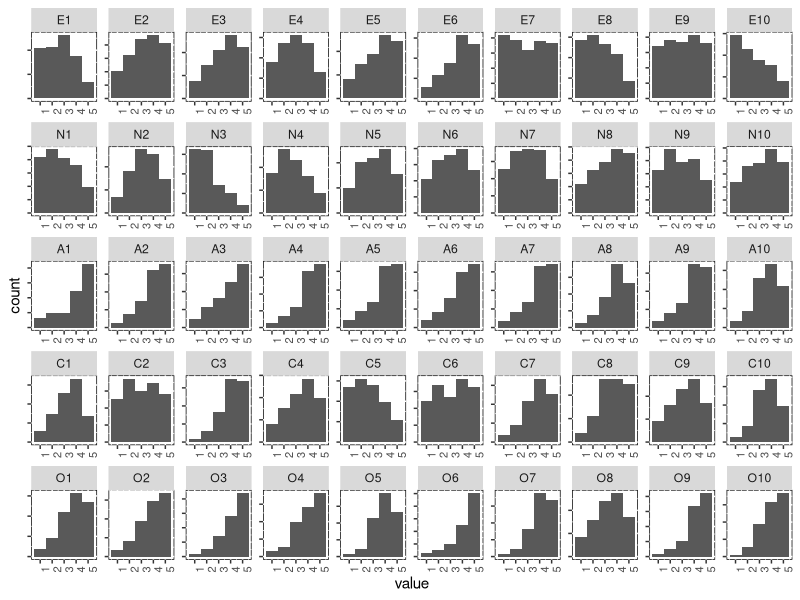
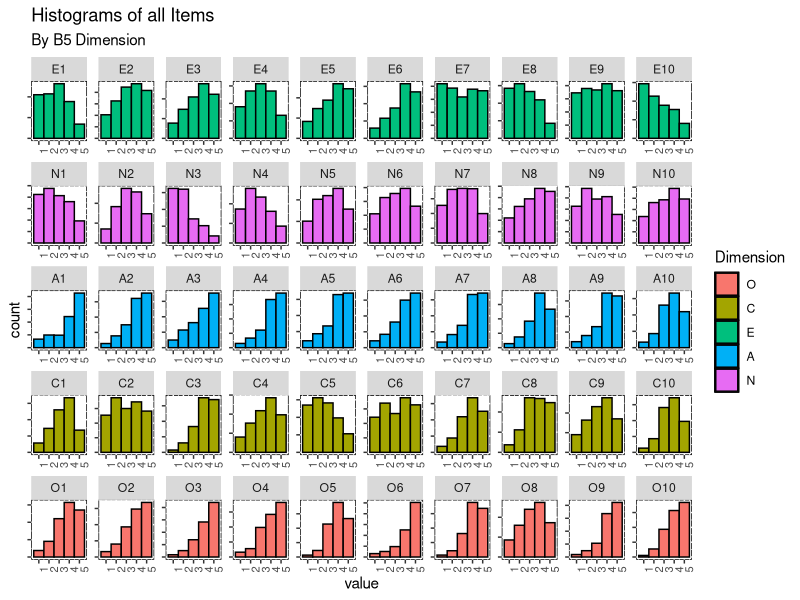
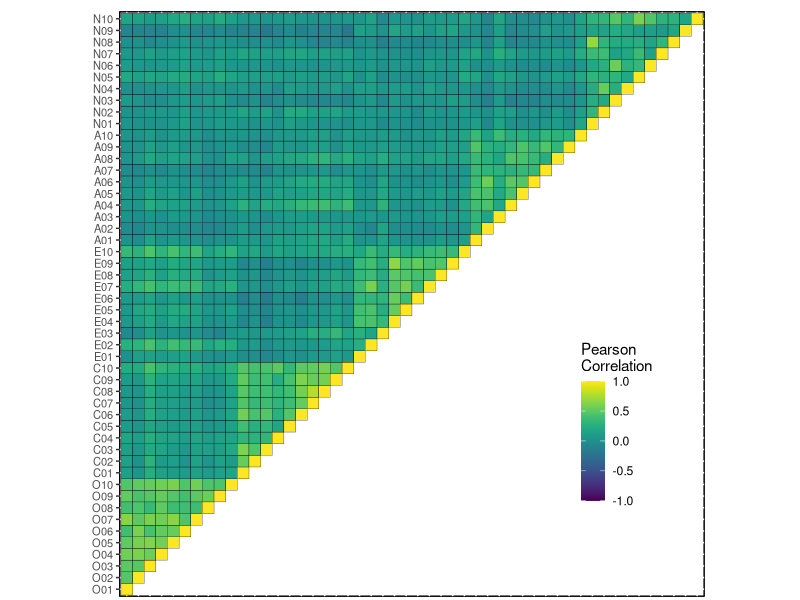
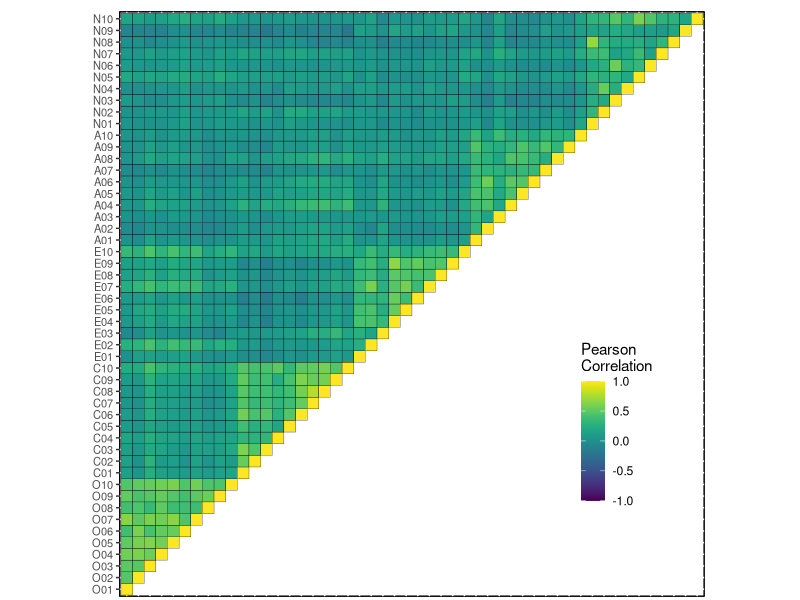
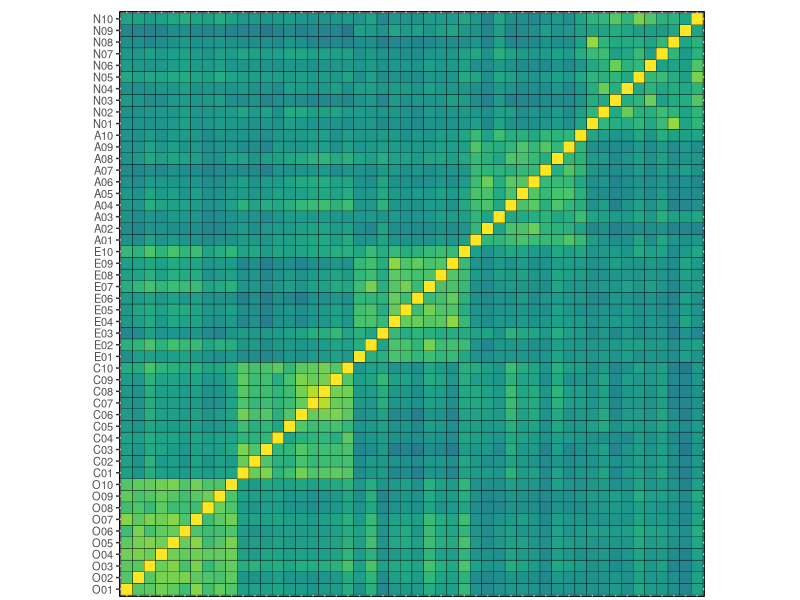
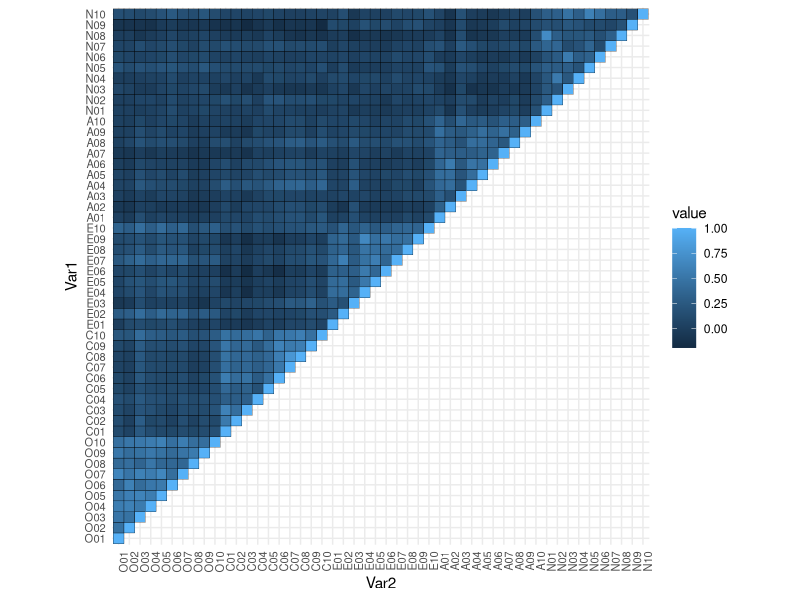

Generate these figures, in order, with R:
## ---- chunk 1
rm(list=ls())
## ---- chunk 2
library(tidyverse)
## ---- chunk 3
#write.csv(b5.en_two, "6countryB5.csv")
## ---- chunk 4
b5.en_two <- read.csv("b5_en_two.csv")
#b5.en_two$X <- NULL # This Drops the X column, which draws in as a rowname indicator
## ---- chunk 5
b5.en_two$X.1 <- NULL  # Drop he superfluous columns
b5.en_two
## ---- chunk 6
bf <- b5.en_two
# FA and IRT split
set.seed(2374) # Set Seed so that same sample can be reproduced in future also
# Now Selecting 75% of data as sample from total 'n' rows of the data  
sample1 <- sample.int(n = nrow(bf), size = floor(.50*nrow(bf)), replace = F)
IRT <- bf[sample1, ]
FA  <- bf[-sample1, ]
## ---- chunk 7
sampleFA <- sample.int(n = nrow(FA), size = floor(.75*nrow(FA)), replace = F)
FA_efa <- FA[sampleFA, ]
FA_cfa <- FA[-sampleFA, ]
## ---- chunk 8
# We also write these as .csv files for later
#write.csv(FA_efa, file ='EFA_B5.csv') # EFA Data
#write.csv(FA_cfa, file = 'CFA_B5.csv') # CFA Data
#write.csv(IRT, file = 'IRT_B5.csv') # IRT Data
## ---- chunk 9
#FA_efa <- read.csv('EFA_B5.csv', rownames = FALSE)
#FA_cfa <- read.csv('CFA_B5.csv', rownames = FALSE)
## ---- chunk 10
# subset data to include only the items of interest
data_FA <- FA_efa[,8:57]
names(data_FA) # There should be 50 col names all alphanumeric
## ---- chunk 11
data_FA
## ---- chunk 12
# subset data to include only the items of interest
data_CFA <- FA_cfa[,8:57]
names(data_CFA) # There should be 50 col names all alphanumeric
## ---- chunk 13
library(reshape2)
data_FA2 <- data_FA
data_FA2$id <- factor(seq(1:nrow(data_FA)))
efa.melt <- melt(data_FA2)

efa.melt$Dimension <- efa.melt$variable
efa.melt$Dimension <- sub("^(.).*(\\d).*$", "\\1\\", efa.melt$Dimension) 
efa.melt$Dimension <-  factor(efa.melt$Dimension)

ord <- c("O", "C", "E", "A", "N")
efa.melt$Dimension <- factor(efa.melt$Dimension,levels=ord)
head(efa.melt)
## ---- chunk 14
str(efa.melt)
## ---- chunk 15
library(viridis)
#
## ---- chunk 16
ggplot(efa.melt, aes(value)) +
  geom_histogram(binwidth = 1) +
  theme(axis.text.x = element_text(angle = 90, hjust = 1, size = 8), 
        axis.text.y = element_blank(),
        panel.background = NULL, 
        panel.border = element_blank())+
  scale_fill_viridis(discrete = TRUE)+
    facet_wrap(~variable, ncol=10, scales='free')
## ---- chunk 17
#pdf("MVNHist.pdf")
ggplot(efa.melt, aes(value))+
  geom_histogram(bins = 5, colour='black')+
  aes(fill = Dimension, col = "black") + 
  theme(axis.text.x = element_text(angle = 90, hjust = 1, size = 8), 
        axis.text.y = element_blank(),
        panel.background = NULL, 
        panel.border = element_blank())+
    facet_wrap(~variable, ncol=10, scales='free')+
  ggtitle("Histograms of all Items", subtitle = "By B5 Dimension")
#dev.off()
## ---- chunk 18
library(psych)
## ---- chunk 19
#cortest.bartlett(data_FA)
## ---- chunk 20
#KMO(data_FA)
## ---- chunk 21
# parallel analysis
#fa.parallel(data_FA, fm = 'ml', fa = 'fa')
## ---- chunk 22
#bf.fa <- fa(data_FA,nfactors = 5,rotate = "varimax",fm="ml", use = 'complete')

#print(bf.fa$loadings, cutoff = 0.3)
## ---- chunk 23
# This saves the loadings to a new file, which I have edited
#capture.output( print(bf.fa$loadings), file="FiveFactorLoadings.csv")
## ---- chunk 24
# Get lower triangle of the correlation matrix
  get_lower_tri<-function(cormat){
    cormat[upper.tri(cormat)] <- NA
    return(cormat)
  }
  # Get upper triangle of the correlation matrix
  get_upper_tri <- function(cormat){
    cormat[lower.tri(cormat)]<- NA
    return(cormat)
  }
## ---- chunk 25
Ord <- c("O01","O02", "O03", "O04", "O05", "O06", "O07", "O08", "O09", "O10", 
         "C01", "C02", "C03", "C04", "C05", "C06", "C07", "C08", "C09", "C10",
         "E01", "E02", "E03", "E04", "E05", "E06", "E07", "E08", "E09", "E10", 
         "A01", "A02", "A03", "A04", "A05", "A06", "A07", "A08", "A09", "A10",
         "N01", "N02", "N03", "N04", "N05", "N06", "N07", "N08", "N09", "N10")

colnames(data_FA) <- Ord
data_FA %>%
  mutate_at(funs(as.numeric), .vars=Ord) ->> data_FA

efa_cor <- round(cor(data_FA),2) #  correlation matrix
## ---- chunk 26
corrs.m <- melt(efa_cor, id="Test", variable.name="Test2", value.name="Correlation")
corrs.m
## ---- chunk 27
efa_cor <- round(cor(data_FA),2)

# get upper triangle
upper_tri <- get_lower_tri(efa_cor)
melted_cormat <- melt(upper_tri, na.rm = TRUE)
## ---- chunk 28
library(grid)
ggplot(data = melted_cormat, aes(Var2, Var1, fill = value))+
 geom_tile(color = "black")+
  scale_fill_viridis( limit = c(-1,1), space = "Lab", 
   name="Pearson\nCorrelation") +
  theme(legend.position = c(0.85, 0.3),
        axis.text.x = element_blank(),
        axis.text.y = element_text(size = 8),
        plot.margin = unit(c(3, 1, 0, 0), "mm"),
        panel.background = NULL,
        axis.title = element_blank(),
        axis.ticks.x = element_blank())+
  coord_fixed() ->> p1
   #omit unnecessary gradient legend
## ---- chunk 29
p1
# Note I removed the correlation values as needed
# reinsert the following line to produce correlation values
#   geom_text(aes(label = round(value, 2)), size=2.)
## ---- chunk 30
#pdf("HeatmapFactor.pdf")
p1
#dev.off()
## ---- chunk 31
ggplot(data = corrs.m, aes(Var2, Var1, fill = Correlation))+
 geom_tile(color = "black")+
  scale_fill_viridis( limit = c(-1,1), space = "Lab", 
   name="Pearson\nCorrelation") +
  theme(axis.title.x = element_blank(), 
        axis.title.y = element_blank(),
        axis.text.x = element_blank(),
        axis.ticks.x = element_blank(),
        axis.text.y = element_text(size = 8),
       plot.margin = unit(c(3, 1, 0, 0), "mm"),
       panel.background = NULL)+
  coord_fixed()+
  guides(fill = FALSE) ->> p1_alt
## ---- chunk 32
#pdf("HeatmapFactor_alt.pdf")
p1_alt
#dev.off()
## ---- chunk 33
ggplot(data = melted_cormat, aes(Var2, Var1, fill = value))+
  geom_tile(color = "black")+
  theme_minimal()+ 
  scale_colour_gradient2(high = 'yellow', 
                         mid = "white",
                         low = 'purple', 
                         midpoint = 0, space = "Lab")+
 theme(axis.text.x = element_text(angle = 90, vjust = 1, 
    size = 8, hjust = 1),
    axis.text.y = element_text(size = 8))+
  coord_fixed()
